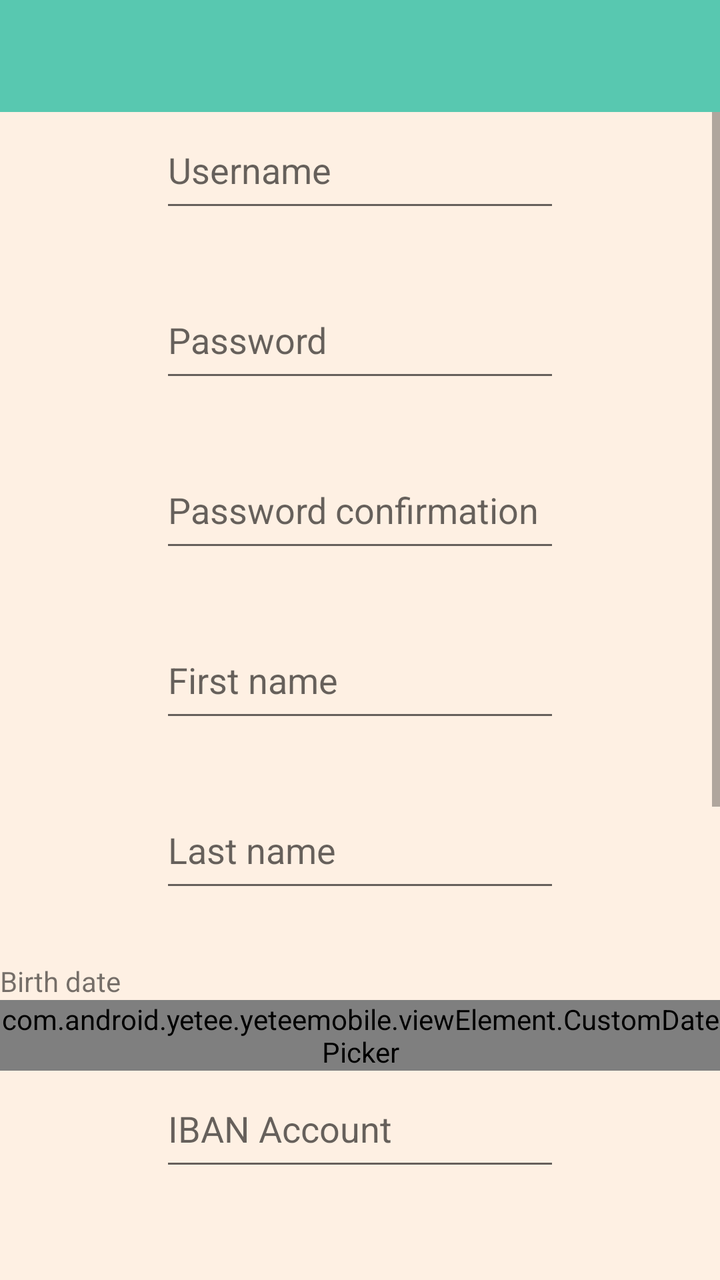
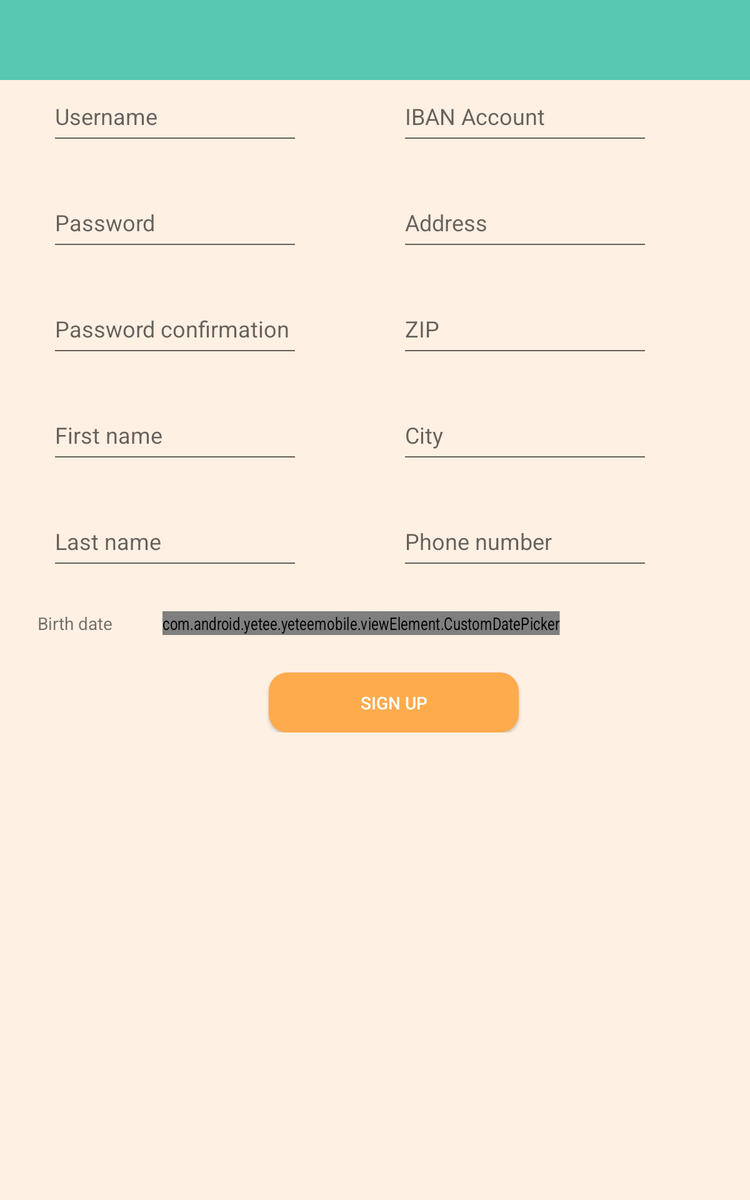

One screen, two layout resources from the same app: the default and the repository's alternative for another configuration. Each is rendered where Android would select it; the XML of both is given below.
<!-- AndroidManifest.xml: application theme AppTheme -->
<!-- res/layout/activity_register.xml -->
<?xml version="1.0" encoding="utf-8"?>
<android.support.constraint.ConstraintLayout xmlns:android="http://schemas.android.com/apk/res/android"
    xmlns:app="http://schemas.android.com/apk/res-auto"
    xmlns:tools="http://schemas.android.com/tools"
    android:layout_width="match_parent"
    android:layout_height="match_parent"
    app:layout_behavior="@string/appbar_scrolling_view_behavior"
    tools:context="com.android.yetee.yeteemobile.activity.RegisterActivity">

    <LinearLayout
        android:layout_width="match_parent"
        android:layout_height="match_parent"
        android:orientation="vertical">


        <android.support.v7.widget.Toolbar
            android:id="@+id/toolbar"
            android:minHeight="?attr/actionBarSize"
            android:layout_width="match_parent"
            android:layout_height="wrap_content"
            android:background="@color/colorPrimary">
        </android.support.v7.widget.Toolbar>

        <ScrollView
            android:id="@+id/scrollView2"
            android:layout_width="match_parent"
            android:layout_height="match_parent"
            app:layout_constraintBottom_toBottomOf="parent"
            app:layout_constraintEnd_toEndOf="parent"
            app:layout_constraintStart_toStartOf="parent"
            app:layout_constraintTop_toTopOf="parent">

            <LinearLayout
                android:layout_width="match_parent"
                android:layout_height="wrap_content"
                android:orientation="vertical">

                <EditText
                    android:id="@+id/loginTextRegister"
                    android:layout_width="200dp"
                    android:layout_height="55dp"
                    android:layout_gravity="center_horizontal"
                    android:layout_marginBottom="30dp"
                    android:hint="@string/hint_login_register"
                    android:inputType="text" />

                <EditText
                    android:id="@+id/passwordTextRegister"
                    android:layout_width="200dp"
                    android:layout_height="55dp"
                    android:layout_gravity="center_horizontal"
                    android:layout_marginBottom="30dp"
                    android:hint="@string/hint_password_register"
                    android:inputType="textPassword" />
                <EditText
                    android:id="@+id/passwordTextConfirmationRegister"
                    android:layout_width="200dp"
                    android:layout_height="55dp"
                    android:layout_gravity="center_horizontal"
                    android:layout_marginBottom="30dp"
                    android:hint="@string/hint_password_confirmation_register"
                    android:inputType="textPassword" />

                <EditText
                    android:id="@+id/firstNameTextRegister"
                    android:layout_width="200dp"
                    android:layout_height="55dp"
                    android:layout_gravity="center_horizontal"
                    android:layout_marginBottom="30dp"
                    android:hint="@string/hint_firstname_register"
                    android:inputType="text" />

                <EditText
                    android:id="@+id/lastNameTextRegister"
                    android:layout_width="200dp"
                    android:layout_height="55dp"
                    android:layout_gravity="center_horizontal"
                    android:layout_marginBottom="30dp"
                    android:hint="@string/hint_lastname_register"
                    android:inputType="text" />

                <TextView
                    android:layout_width="wrap_content"
                    android:layout_height="wrap_content" android:text="@string/hint_birth_date_register" />

                <com.android.yetee.yeteemobile.viewElement.CustomDatePicker
                    android:layout_width="wrap_content"
                    android:layout_height="wrap_content"
                    android:id="@+id/birthDate"/>

                <EditText
                    android:id="@+id/ibanAccountTextRegister"
                    android:layout_width="200dp"
                    android:layout_height="55dp"
                    android:layout_gravity="center_horizontal"
                    android:layout_marginBottom="30dp"
                    android:hint="@string/hint_iban_register"
                    android:inputType="text" />

                <EditText
                    android:id="@+id/addressTextRegister"
                    android:layout_width="200dp"
                    android:layout_height="55dp"
                    android:layout_gravity="center_horizontal"
                    android:layout_marginBottom="30dp"
                    android:hint="@string/hint_address_register"
                    android:inputType="text" />

                <EditText
                    android:id="@+id/ZIPTextRegister"
                    android:layout_width="200dp"
                    android:layout_height="55dp"
                    android:layout_gravity="center_horizontal"
                    android:layout_marginBottom="30dp"
                    android:hint="@string/hint_ZIP_register"
                    android:inputType="numberSigned" />


                <EditText
                    android:id="@+id/cityTextRegister"
                    android:layout_width="200dp"
                    android:layout_height="55dp"
                    android:layout_gravity="center_horizontal"
                    android:layout_marginBottom="30dp"
                    android:hint="@string/hint_city_register"
                    android:inputType="text" />

                <EditText
                    android:id="@+id/telNumberTextRegister"
                    android:layout_width="200dp"
                    android:layout_height="55dp"
                    android:layout_gravity="center_horizontal"
                    android:layout_marginBottom="30dp"
                    android:hint="@string/hint_tel_number_register"
                    android:inputType="phone" />
                <Button
                    android:id="@+id/registerButton"
                    android:layout_width="200dp"
                    android:layout_height="match_parent"
                    android:layout_marginTop="30dp"
                    android:layout_gravity="center_horizontal"
                    android:text="@string/button_register"
                    style="@style/CustomButton"
                    />
            </LinearLayout>
        </ScrollView>

    </LinearLayout>

</android.support.constraint.ConstraintLayout>
<!-- resources referenced by this layout -->
<resources>
  <color name="colorPrimary">#58C8B0</color>
  <string name="button_register">Sign up</string>
  <string name="hint_ZIP_register">ZIP</string>
  <string name="hint_address_register">Address</string>
  <string name="hint_birth_date_register">Birth date</string>
  <string name="hint_city_register">City</string>
  <string name="hint_firstname_register">First name</string>
  <string name="hint_iban_register">IBAN Account</string>
  <string name="hint_lastname_register">Last name</string>
  <string name="hint_login_register">Username</string>
  <string name="hint_password_confirmation_register">Password confirmation</string>
  <string name="hint_password_register">Password</string>
  <string name="hint_tel_number_register">Phone number</string>
  <style name="CustomButton">
          <item name="android:background">@drawable/custom_button_selector</item>
          <item name="android:textColor">@color/colorWhite</item>
      </style>
  <style name="AppTheme" parent="Theme.AppCompat.Light.DarkActionBar">
          
          <item name="colorPrimary">@color/colorPrimary</item>
          <item name="colorPrimaryDark">@color/colorPrimaryDark</item>
          <item name="colorAccent">@color/colorAccent</item>
          <item name="android:colorBackground">@color/colorBackground</item>
          <item name="windowActionBar">false</item>
          <item name="windowNoTitle">true</item>
      </style>
  <!-- drawable custom_button_selector (drawable) -->
  <?xml version="1.0" encoding="utf-8"?>
  <selector xmlns:android="http://schemas.android.com/apk/res/android">
      <item android:drawable="@drawable/custom_button_pressed" android:state_pressed="true"/>
      <item android:drawable="@drawable/custom_button_pressed" android:state_selected="true"/>
      <item android:drawable="@drawable/custom_button_normal"/>
  </selector>
  <color name="colorWhite">#FFFFFF</color>
  <color name="colorPrimaryDark">#303F9F</color>
  <color name="colorAccent">#FF4081</color>
  <color name="colorBackground">#FEF0E3</color>
  <!-- drawable custom_button_pressed (drawable) -->
  <?xml version="1.0" encoding="utf-8"?>
  <shape xmlns:android="http://schemas.android.com/apk/res/android" android:shape="rectangle">
      <corners android:radius="15dp"/>
      <solid android:color="@color/buttonColorPressed"/>
  </shape>
  <!-- drawable custom_button_normal (drawable) -->
  <?xml version="1.0" encoding="utf-8"?>
  <shape xmlns:android="http://schemas.android.com/apk/res/android" android:shape="rectangle">
      <corners android:radius="15dp"/>
      <solid android:color="@color/buttonColor"/>
  </shape>
  <color name="buttonColorPressed">#FC8803</color>
  <color name="buttonColor">#FDAB4D</color>
</resources>
<!-- res/layout-large/activity_register.xml (the repository's variant of the layout above) -->
<!-- drawn on a 7-inch tablet held upright -->
<?xml version="1.0" encoding="utf-8"?>
<android.support.constraint.ConstraintLayout xmlns:android="http://schemas.android.com/apk/res/android"
    xmlns:app="http://schemas.android.com/apk/res-auto"
    xmlns:tools="http://schemas.android.com/tools"
    android:layout_width="match_parent"
    android:layout_height="match_parent"
    app:layout_behavior="@string/appbar_scrolling_view_behavior"
    tools:context="com.android.yetee.yeteemobile.activity.RegisterActivity">

    <LinearLayout
        android:layout_width="match_parent"
        android:layout_height="match_parent"
        android:orientation="vertical">


        <android.support.v7.widget.Toolbar
            android:id="@+id/toolbar"
            android:minHeight="?attr/actionBarSize"
            android:layout_width="match_parent"
            android:layout_height="wrap_content"
            android:background="@color/colorPrimary">
        </android.support.v7.widget.Toolbar>

        <ScrollView
            android:id="@+id/scrollView2"
            android:layout_width="match_parent"
            android:layout_height="match_parent"
            app:layout_constraintBottom_toBottomOf="parent"
            app:layout_constraintEnd_toEndOf="parent"
            app:layout_constraintStart_toStartOf="parent"
            app:layout_constraintTop_toTopOf="parent">

            <LinearLayout
                android:layout_width="match_parent"
                android:layout_height="wrap_content"
                android:layout_gravity="center_horizontal"
                android:paddingLeft="30dp"
                android:paddingBottom="30dp"
                android:orientation="vertical">

                <LinearLayout
                    android:layout_width="match_parent"
                    android:layout_height="wrap_content"
                    android:layout_gravity="center_horizontal"
                    android:orientation="horizontal">

                    <LinearLayout
                        android:layout_width="wrap_content"
                        android:layout_height="match_parent"
                        android:layout_gravity="center_horizontal"
                        android:orientation="vertical"
                        android:paddingLeft="10dp">

                        <EditText
                            android:id="@+id/loginTextRegister"
                            android:layout_width="200dp"
                            android:layout_height="55dp"
                            android:layout_gravity="center_horizontal"
                            android:layout_marginBottom="30dp"
                            android:hint="@string/hint_login_register"
                            android:inputType="text" />

                        <EditText
                            android:id="@+id/passwordTextRegister"
                            android:layout_width="200dp"
                            android:layout_height="55dp"
                            android:layout_gravity="center_horizontal"
                            android:layout_marginBottom="30dp"
                            android:hint="@string/hint_password_register"
                            android:inputType="textPassword" />

                        <EditText
                            android:id="@+id/passwordTextConfirmationRegister"
                            android:layout_width="200dp"
                            android:layout_height="55dp"
                            android:layout_gravity="center_horizontal"
                            android:layout_marginBottom="30dp"
                            android:hint="@string/hint_password_confirmation_register"
                            android:inputType="textPassword" />

                        <EditText
                            android:id="@+id/firstNameTextRegister"
                            android:layout_width="200dp"
                            android:layout_height="55dp"
                            android:layout_gravity="center_horizontal"
                            android:layout_marginBottom="30dp"
                            android:hint="@string/hint_firstname_register"
                            android:inputType="text" />

                        <EditText
                            android:id="@+id/lastNameTextRegister"
                            android:layout_width="200dp"
                            android:layout_height="55dp"
                            android:layout_gravity="center_horizontal"
                            android:layout_marginBottom="30dp"
                            android:hint="@string/hint_lastname_register"
                            android:inputType="text" />

                    </LinearLayout>

                    <LinearLayout
                        android:layout_height="match_parent"
                        android:layout_width="match_parent"
                        android:layout_gravity="center_horizontal"
                        android:orientation="vertical">
                        <EditText
                            android:id="@+id/ibanAccountTextRegister"
                            android:layout_width="200dp"
                            android:layout_height="55dp"
                            android:layout_gravity="center_horizontal"
                            android:layout_marginBottom="30dp"
                            android:hint="@string/hint_iban_register"
                            android:inputType="text" />

                        <EditText
                            android:id="@+id/addressTextRegister"
                            android:layout_width="200dp"
                            android:layout_height="55dp"
                            android:layout_gravity="center_horizontal"
                            android:layout_marginBottom="30dp"
                            android:hint="@string/hint_address_register"
                            android:inputType="text" />

                        <EditText
                            android:id="@+id/ZIPTextRegister"
                            android:layout_width="200dp"
                            android:layout_height="55dp"
                            android:layout_gravity="center_horizontal"
                            android:layout_marginBottom="30dp"
                            android:hint="@string/hint_ZIP_register"
                            android:inputType="numberSigned" />


                        <EditText
                            android:id="@+id/cityTextRegister"
                            android:layout_width="200dp"
                            android:layout_height="55dp"
                            android:layout_gravity="center_horizontal"
                            android:layout_marginBottom="30dp"
                            android:hint="@string/hint_city_register"
                            android:inputType="text" />

                        <EditText
                            android:id="@+id/telNumberTextRegister"
                            android:layout_width="200dp"
                            android:layout_height="55dp"
                            android:layout_gravity="center_horizontal"
                            android:layout_marginBottom="30dp"
                            android:hint="@string/hint_tel_number_register"
                            android:inputType="phone" />

                    </LinearLayout>

                </LinearLayout>
                <LinearLayout
                    android:layout_width="match_parent"
                    android:layout_height="wrap_content"
                    android:layout_gravity="center_horizontal"
                    android:orientation="horizontal">

                    <TextView
                        android:layout_width="wrap_content"
                        android:layout_height="wrap_content" android:text="@string/hint_birth_date_register" />

                    <com.android.yetee.yeteemobile.viewElement.CustomDatePicker
                        android:layout_width="wrap_content"
                        android:layout_height="wrap_content"
                        android:scaleX="0.8"
                        android:id="@+id/birthDate"/>

                </LinearLayout>

                <Button
                    android:id="@+id/registerButton"
                    android:layout_width="200dp"
                    android:layout_height="wrap_content"
                    android:layout_marginTop="30dp"
                    android:layout_gravity="center_horizontal"
                    android:text="@string/button_register"
                    style="@style/CustomButton"
                    />

            </LinearLayout>
        </ScrollView>

    </LinearLayout>

</android.support.constraint.ConstraintLayout>
